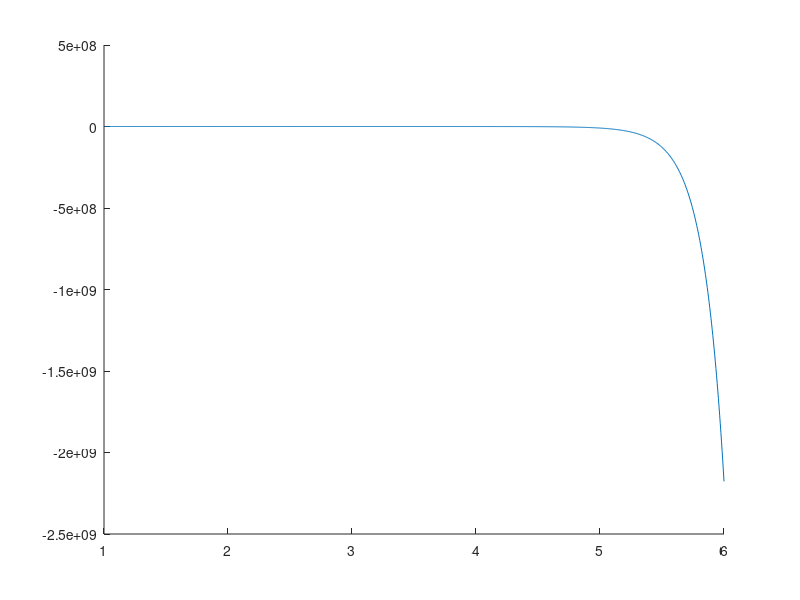

Write MATLAB code to recreate this figure.
f = @(t,y) (y*t-100)

n = 1000 % step length

% init.
t = 1;
y = 1;

interval = [0 5]

h = (interval(2)-interval(1))/n

xaxis = [];
yaxis =[];
for i=1:n
    t = t + h;
    y = y + h*f(t,y);
    
    xaxis =[xaxis;t];
    yaxis = [yaxis;y];
end

hold on
plot(xaxis,yaxis)


%a,b = EulerM(f,[0 5], [1 1], 1000)


hold off
    
    